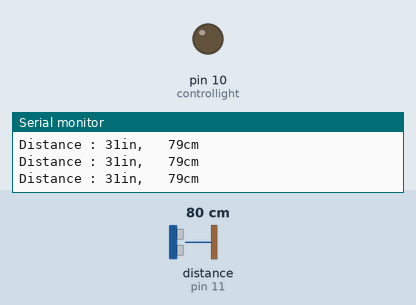
Simulated run of this sketch. Board: Arduino Uno, built with avr-gcc and run on an emulated ATmega328P. Parts: output pins drawn as LEDs (lit = HIGH), the last lines printed to the serial monitor. Wiring (inferred from the names in the program): ultrasonic range finder: trigger pin 12; echo pin 11. Dashed ring = blinking. The test bench sets the inputs (shaded band); at power-on: distance to the obstacle (sensor on pin 11) 80 cm. The echo pulse lasts 58.3 µs per cm; pins used as bus, display or sensor lines are not drawn.

Above: at 1.2 s.
1.3 s: distance to the obstacle (sensor on pin 11) set to 7 cm
2.8 s: distance to the obstacle (sensor on pin 11) set to 4 cm
At 3.27 s:
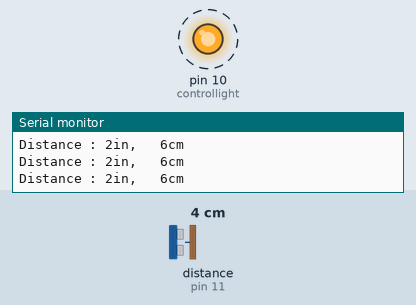
5.8 s: distance to the obstacle (sensor on pin 11) set to 35 cm
At 6.6 s:
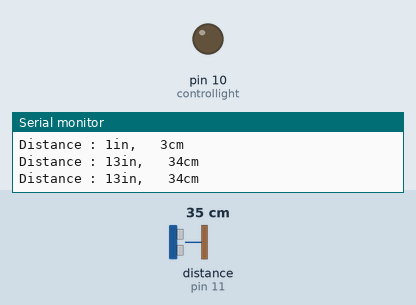
7.3 s: distance to the obstacle (sensor on pin 11) set to 2 cm
At 7.79 s:
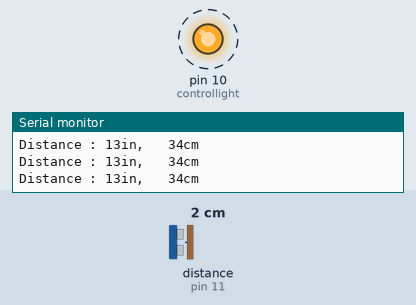
Timing chart, 0 to 11.3 s (numbered marks = the images above; inputs shaded):
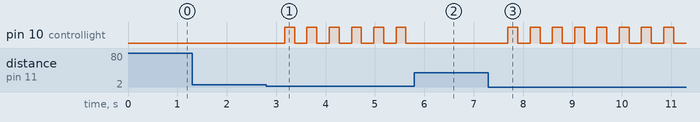

Measured:
- the behaviour switches between 6 and 5 cm on distance to the obstacle (sensor on pin 11) (found by bisection; images 0 and 1)
- after the input at 2.8 s, pin 10 (controllight): alternates HIGH for 0.20 s and LOW for 0.25 s, starting after 0.37 s
- after the input at 5.8 s, pin 10 (controllight): stops changing and stays LOW
- after the input at 7.3 s, pin 10 (controllight): alternates HIGH for 0.20 s and LOW for 0.25 s, starting after 0.39 s

The sketch:

smallproject.ino
```cpp
int trigPin = 12;                  //Trig Pin
int echoPin = 11;                  //Echo Pin
long duration, cm, inches;
int controllight=10;
void setup() {
  Serial.begin (9600);             // Serial Port begin
  pinMode(trigPin, OUTPUT);        //Define inputs and outputs
  pinMode(echoPin, INPUT);
  pinMode(controllight, OUTPUT);
}
void loop()
{
  digitalWrite(trigPin, LOW);
  delayMicroseconds(5);
  digitalWrite(trigPin, HIGH);     // 給 Trig 高電位，持續 10微秒
  delayMicroseconds(10);
  digitalWrite(trigPin, LOW);

  pinMode(echoPin, INPUT);             // 讀取 echo 的電位
  duration = pulseIn(echoPin, HIGH);   // 收到高電位時的時間

  cm = (duration/2) / 29.1;         // 將時間換算成距離 cm 或 inch
  inches = (duration/2) / 74;
  if(cm<5)
   digitalWrite(controllight,HIGH);
   delay(200);
   digitalWrite(controllight,LOW);
  Serial.print("Distance : ");
  Serial.print(inches);
  Serial.print("in,   ");
  Serial.print(cm);
  Serial.print("cm");
  Serial.println();

  delay(250);
}
```
